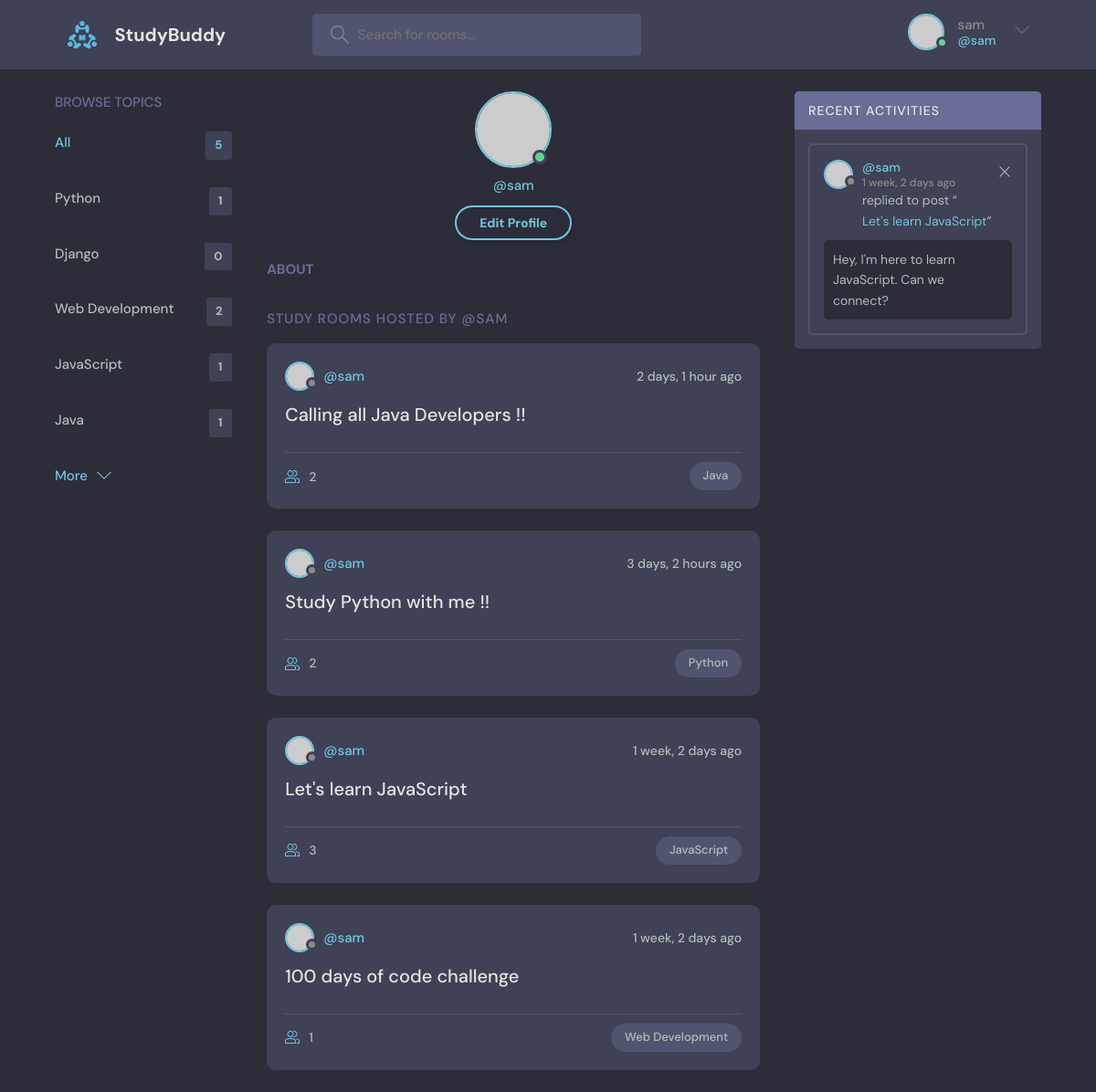
/profile/1/ (signed in), run on the app's committed database.
### base/models.py (models this page shows, shortened)
class Topic(models.Model):
    name=models.CharField(max_length=200)

class Room(models.Model):
    host = models.ForeignKey(User, on_delete=models.SET_NULL, null=True, blank=True)
    topic=models.ForeignKey(Topic, on_delete=models.SET_NULL, null=True, blank=True)
    name=models.CharField(max_length=200)
    description=models.TextField(null=True,blank=True)
    participants=models.ManyToManyField(User, related_name='participants',blank=True)
    updated=models.DateTimeField(auto_now=True)
    created=models.DateTimeField(auto_now_add=True)
    class Meta:
        ordering=['-updated','-created']
    def __str__(self):
        return self.name

class Message (models.Model):
    user=models.ForeignKey(User, on_delete=models.CASCADE)
    room =models.ForeignKey(Room, on_delete=models.CASCADE)
    body=models.TextField()
    updated=models.DateTimeField(auto_now=True)
    created=models.DateTimeField(auto_now_add=True)
    class Meta:
        ordering=['-updated','-created']
    def __str__(self):
        return self.body[0:50]

### base/views.py (the view)
# urls.py: path('profile/<int:pk>/', views.userProfile, name='user-profile'),
def userProfile(request, pk):
    user = User.objects.get(id=pk)
    rooms = user.room_set.all()
    room_messages = user.message_set.all()
    topics = Topic.objects.all()
    context = {'user': user, 'rooms': rooms,
               'room_messages': room_messages, 'topics': topics}
    return render(request, 'base/profile.html', context)

### base/templates/base/profile.html (shortened to what this page needs)
{% extends 'main.html' %}
{% block content %}
<main class="profile-page layout layout--3">
  <div class="container">
    {% include 'base/topics_component.html' %}
    <div class="roomList">
      <div class="profile">
        <div class="profile__avatar">
          <div class="avatar avatar--large active">
            <img src="https://randomuser.me/api/portraits/women/11.jpg" />
          </div>
        </div>
        <div class="profile__info">
          <p>@{{user.username}}</p>
          {% if request.user == user %}
          <a href="{% url 'update-user' %}" class="btn btn--main btn--pill">Edit Profile</a>
          {% endif %}
        </div>
        <div class="profile__about">
          <h3>About</h3>
        </div>
      </div>
      <div class="roomList__header">
        <div>
          <h2>Study Rooms Hosted by @{{user.username}}</a>
          </h2>
        </div>
      </div>
      {% include 'base/feed_component.html' %}
    </div>
    {% include 'base/activity_component.html' %}
  </div>
</main>
{% endblock content %}

### templates/navbar.html (shortened to what this page needs)
{% load static %}
<header class="header header--loggedIn">
	<div class="container">
		<a
			href="{% url 'home' %}"
			class="header__logo">
			<img src="{% static 'images/logo.svg' %}" />
			<h1>StudyBuddy</h1>
		</a>
		<form
			class="header__search"
			method="GET"
			action="{% url 'home' %}">
			<label>
				<input
					name="q"
					placeholder="Search for rooms..." />
			</label>
		</form>
		<nav class="header__menu">
			{% if request.user.is_authenticated %}
			<div class="header__user">
				<a href="{% url 'update-user' %}">
					<div class="avatar avatar--medium active">
						<img src="https://randomuser.me/api/portraits/women/11.jpg" />
					</div>
					<p>
						{{request.user.username}} <span>@{{request.user.username}}</span>
					</p>
				</a>
				<button class="dropdown-button">
					<svg
						version="1.1"
						xmlns="http://www.w3.org/2000/svg"
						width="32"
						height="32"
						viewBox="0 0 32 32">
						<title>chevron-down</title>
						<path d="M16 21l-13-13h-3l16 16 16-16h-3l-13 13z"></path>
					</svg>
				</button>
			</div>
			{% else %}
			<a href="{% url 'login' %}" class="header__login">
				<img src="{% static 'images/avatar.svg' %}" />
				<p>Login</p>
			</a>
			{% endif %}
		</nav>
	</div>
</header>

### base/templates/base/topics_component.html
<div class="topics">
	<div class="topics__header">
		<h2>Browse Topics</h2>
	</div>
	<ul class="topics__list">
		<li>
			<a href="{% url 'home' %}" class="active">All <span>{{topics.count}}</span></a>
		</li>
		{% for topic in topics %}
		<li>
				<a href="{% url 'home' %}?q={{topic.name}}">{{topic.name}}<span>{{topic.room_set.all.count}}</span></a>
		</li>
		{% endfor %}
	</ul>
	<a class="btn btn--link" href="{% url 'topics' %}">
		More
		<svg version="1.1" xmlns="http://www.w3.org/2000/svg" width="32" height="32" viewBox="0 0 32 32">
			<title>chevron-down</title>
			<path d="M16 21l-13-13h-3l16 16 16-16h-3l-13 13z"></path>
		</svg>
	</a>
</div>

### base/templates/base/feed_component.html (shortened to what this page needs)
{% for room in rooms %}
<div class="roomListRoom">
	<div class="roomListRoom__header">
		<a href="{% url 'user-profile' room.host.id %}" class="roomListRoom__author">
			<div class="avatar avatar--small">
				<img src="https://randomuser.me/api/portraits/women/11.jpg" />
			</div>
			<span>@{{room.host.username}}</span>
		</a>
		<div class="roomListRoom__actions">
			<span>{{room.created|timesince}} ago</span>
		</div>
	</div>
	<div class="roomListRoom__content">
		<a href="{%url 'room' room.id %}">{{room.name}}</a>
	</div>
	<div class="roomListRoom__meta">
		<a href="{% url 'room' room.id %}" class="roomListRoom__joined">
		{{room.participants.all.count}}
		</a>
		<p class="roomListRoom__topic">{{room.topic.name}}</p>
	</div>
</div>
{% endfor %}

### base/templates/base/activity_component.html
<div class="activities">
	<div class="activities__header">
		<h2>Recent Activities</h2>
	</div>
	{% for message in room_messages %}
	<div class="activities__box">
		<div class="activities__boxHeader roomListRoom__header">
			<a
				href="{% url 'user-profile' message.user.id %}"
				class="roomListRoom__author">
				<div class="avatar avatar--small">
					<img src="https://randomuser.me/api/portraits/women/11.jpg" />
				</div>
				<p>
					@{{message.user}}
					<span>{{message.created|timesince}} ago</span>
				</p>
			</a>
			{% if request.user == message.user %}
			<div class="roomListRoom__actions">
				<a href="{% url 'delete-message' message.id %}">
					<svg
						version="1.1"
						xmlns="http://www.w3.org/2000/svg"
						width="32"
						height="32"
						viewBox="0 0 32 32">
						<title>remove</title>
						<path
							d="M27.314 6.019l-1.333-1.333-9.98 9.981-9.981-9.981-1.333 1.333 9.981 9.981-9.981 9.98 1.333 1.333 9.981-9.98 9.98 9.98 1.333-1.333-9.98-9.98 9.98-9.981z"></path>
					</svg>
				</a>
			</div>
			{% endif %}
		</div>
		<div class="activities__boxContent">
			<p>
				replied to post “<a href="{% url 'room' message.room.id %}">{{message.room}}</a>”
			</p>
			<div class="activities__boxRoomContent">
				{{message.body}}
			</div>
		</div>
	</div>
	{% endfor %}
</div>

### data on the page
Topic: name "Python", room_set.all.count "1"
Topic: name "Django", room_set.all.count "0"
Topic: name "Web Development", room_set.all.count "2"
Topic: name "JavaScript", room_set.all.count "1"
Topic: name "Java", room_set.all.count "1"
Room: host.username "sam", created "2 days, 1 hour", name "Calling all Java Developers !!", participants.all.count "2", topic.name "Java"
Room: host.username "sam", created "3 days, 2 hours", name "Study Python with me !!", participants.all.count "2", topic.name "Python"
Room: host.username "sam", created "1 week, 2 days", name "Let's learn JavaScript", participants.all.count "3", topic.name "JavaScript"
Room: host.username "sam", created "1 week, 2 days", name "100 days of code challenge", participants.all.count "1", topic.name "Web Development"
Message: user "sam", created "1 week, 2 days", room "Let's learn JavaScript", body "Hey, I'm here to learn JavaScript. Can we connect?"

### other printed values
{{ request.user.username }} "sam"
{{ topics.count }} "5"
{{ user.username }} "sam"
{{ user.username }} "SAM"
